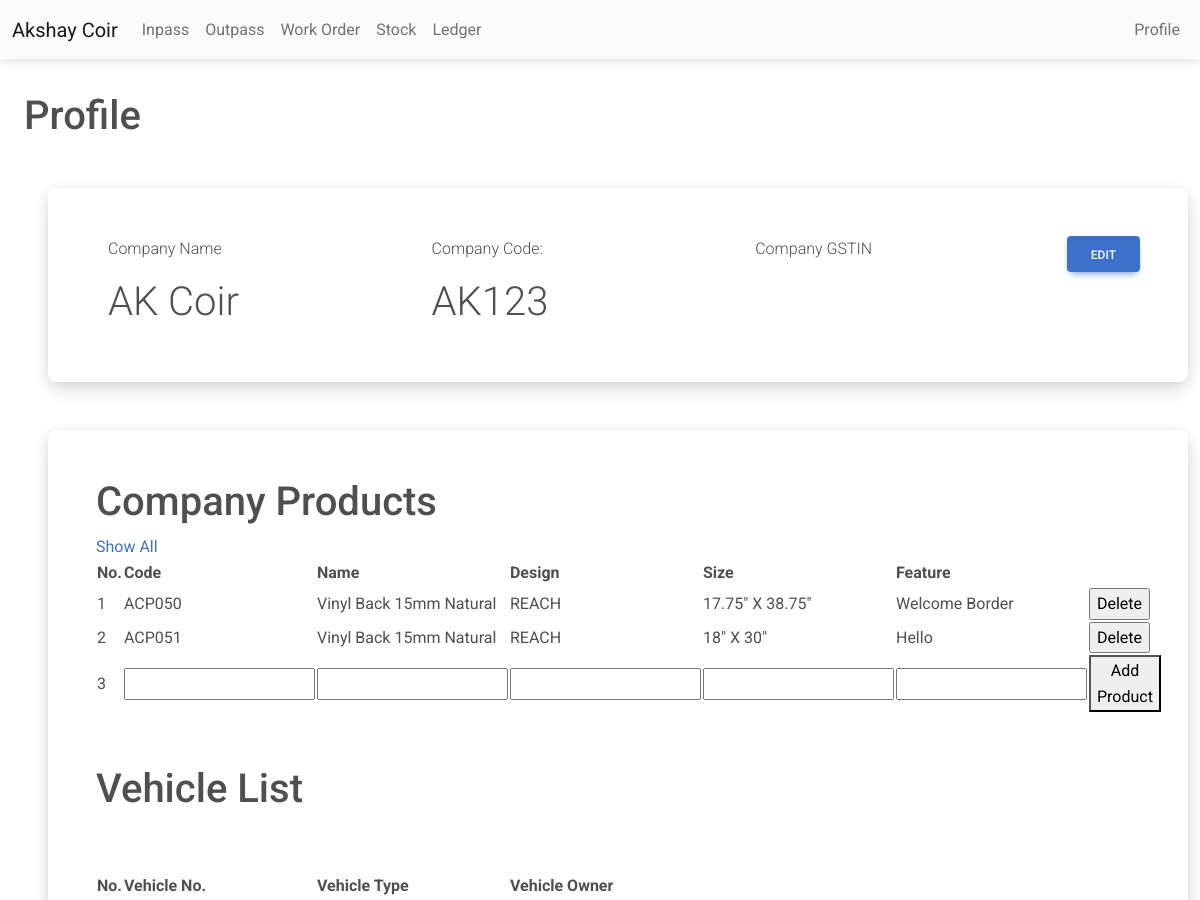
The page /profile.php (upper part) on the database as committed earlier.
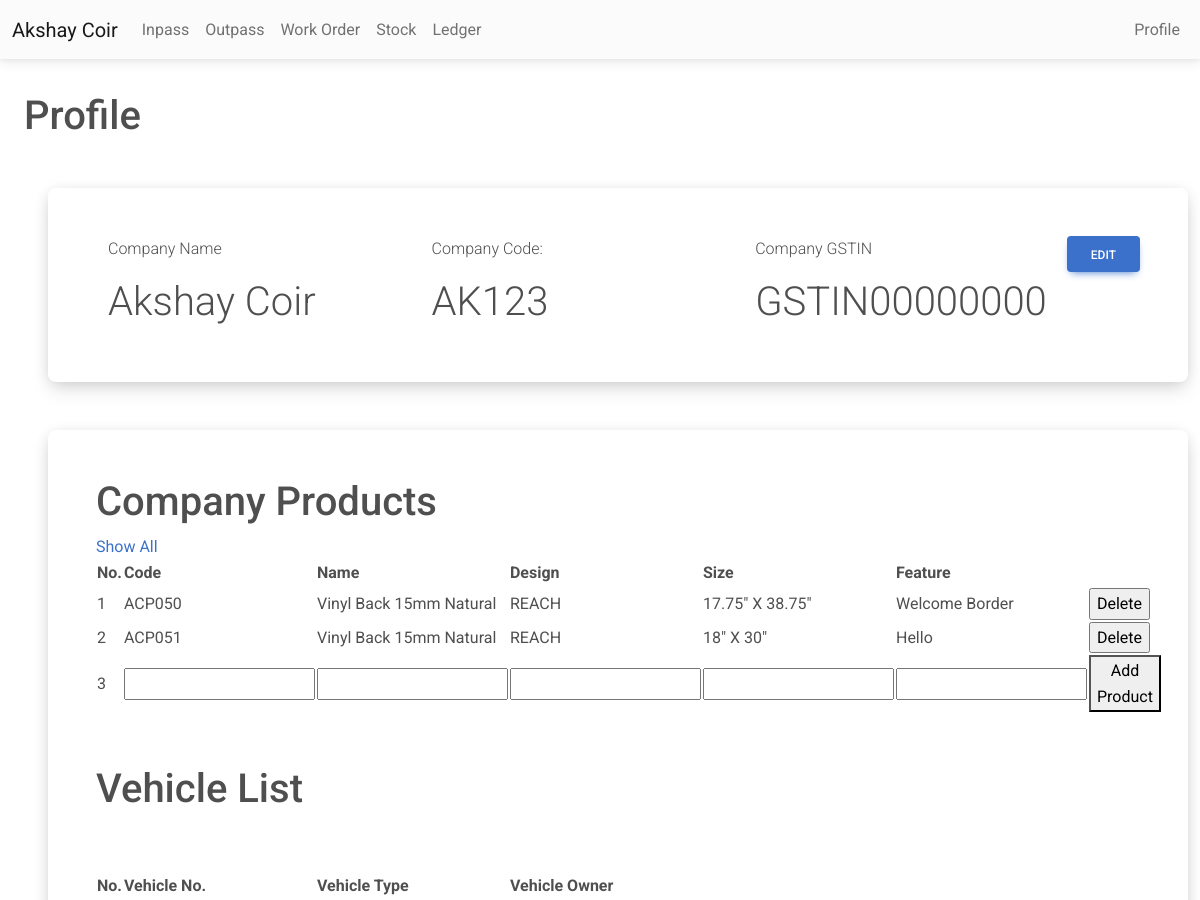
The same page on the database as committed later.
### tables this page shows
CREATE TABLE IF NOT EXISTS `profile` (
  `name` varchar(50) NOT NULL,
  `wo` varchar(25) NOT NULL,
  `gstin` varchar(50) NOT NULL
);

### profile.php (the view, shortened to what this page needs)
<?php
include 'conn.php';
include 'nav.php';
?>
<?php
$sql = "SELECT * from profile";
$retval = mysqli_query($conn, $sql);
$name = "";
$wo = "";
$gstin = '';
while ($row = $retval->fetch_assoc()) {
    $name = $row['name'];
    $wo = $row['wo'];
    $gstin = $row['gstin'];
}
$sql4 = "SELECT * from company_products LIMIT 10";
$retval4 = mysqli_query($conn, $sql4);
?>
<html>
<body>
    <main><br>
        <h1 class="mt-2 ms-4">Profile</h1>
        <div class="container m-5 bg-white rounded-5 shadow-4-strong p-5">
            <div class="row-md-4">
                <div>
                    <button class='edit-btn btn btn-primary float-end' data-mdb-toggle='modal' data-mdb-target='#editcompanyPopup'
                        class='edit-btn btn btn-primary' name='editcompany'>Edit</button>
                </div>
            </div>
            <div class="row">
                <div class="col">
                    <p class='fs-6 fw-light'>Company Name</p>
                    <h1 class="display-6">
                        <?php echo $name ?>
                    </h1>
                </div>
                <div class="col">
                    <p class='fs-6 fw-light'>Company Code:</p>
                    <h1 class="display-6">
                        <?php echo $wo ?>
                    </h1>
                </div>
                <div class="col">
                    <p class='fs-6 fw-light'>Company GSTIN</p>
                    <h1 class="display-6">
                        <?php echo $gstin ?>
                    </h1>
                </div>
            </div>
        </div>
        <div class="container m-5 bg-white rounded-5 shadow-4-strong p-5">
            <h1>Company Products</h1>
            <a href="compproductshowall.php?f=0" target="_blank">Show All</a>
            <table style="border-spacing: 30px;">
                <thead>
                    <th>No.</th>
                    <th>Code</th>
                    <th>Name</th>
                    <th>Design</th>
                    <th>Size</th>
                    <th>Feature</th>
                    <th></th>
                </thead>
                <tbody>
                    <?php
                    $i = 1;
                    while ($row = mysqli_fetch_assoc($retval4)) {
                        echo "
                    <form method='POST'>
                    <tr>
                    <td>
                    $i
                    </td>
                    <td>
                    {$row['code']}
                    </td>
                    <td>
                    {$row['name']}
                    </td>
                    <td>
                    {$row['design']}
                    </td>
                    <td>
                    {$row['size']}
                    </td>
                    <td>
                    {$row['features']}
                    </td>
                    <td>
                    <form method='post' id='delete_company_product' name='delete_company_product'>
                    <input type='hidden' name='id' value='{$row['code']}'>
                    <input type='submit' id='delete_company_product' name='delete_company_product' value='Delete'>
                    </form>
                    </td>
                    </tr>
                    </form>
                    ";
                        $i = $i + 1;
                    }
                    ?>
                    <tr>
                        <form method="post">
                            <td>
                                <?php echo $i ?>
                            </td>
                            <td><input type="text" required name="code"></td>
                            <td><input type="text" required name="name"></td>
                            <td><input type="text" required name="design"></td>
                            <td><input type="text" required name="size"></td>
                            <td><input type="text" name="features"></td>
                            <td><button name="add_company_product">Add Product</button></td>
                        </form>
                    </tr>
                </tbody>
            </table>
            <br> <br>
            <h1>Vehicle List</h1> <br> <br>
            <table style="border-spacing: 30px;">
                <thead>
                    <th>No.</th>
                    <th>Vehicle No.</th>
                    <th>Vehicle Type</th>
                    <th>Vehicle Owner</th>
                    <th></th>
                </thead>
            </table>
        </div>
    </main>
</body>
</html>

Rows that differ between the two databases and show on the page:
removed profile: name "AK Coir", wo "AK123"
added profile: name "Akshay Coir", wo "AK123", gstin "GSTIN00000000"
